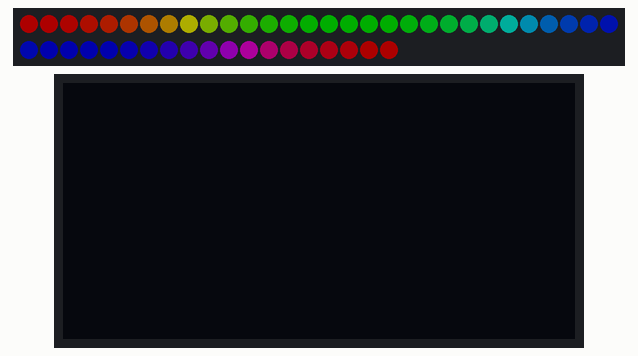
Recording of a sketch running on a simulated ATtiny85, built with avr-gcc and run on an emulated ATtiny85. Parts: 49 RGB LEDs in strip order, left to right, continuing on the next row, 128×64 one-colour display. Dim RGB values are drawn brighter than linear; random numbers use the default seed unless the sketch sets one.

Above: at 32.11 s.
At 33.87 s:
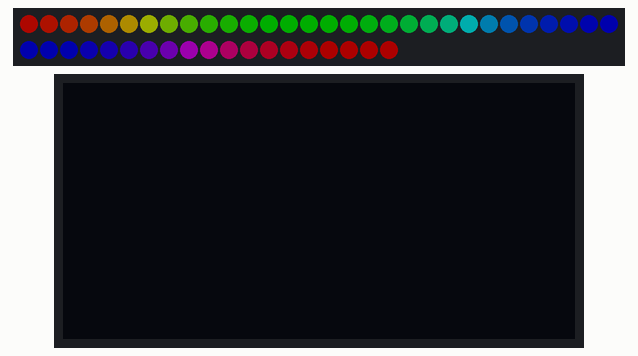
At 35.93 s:
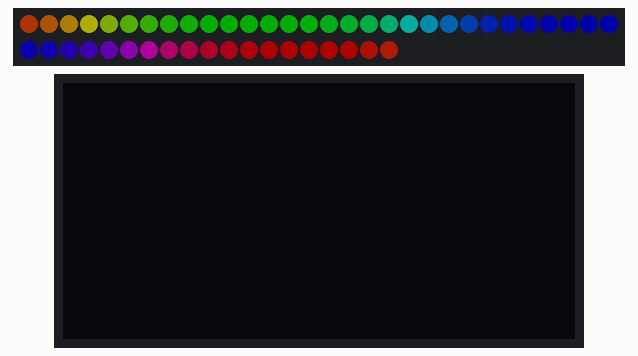
At 37.69 s:
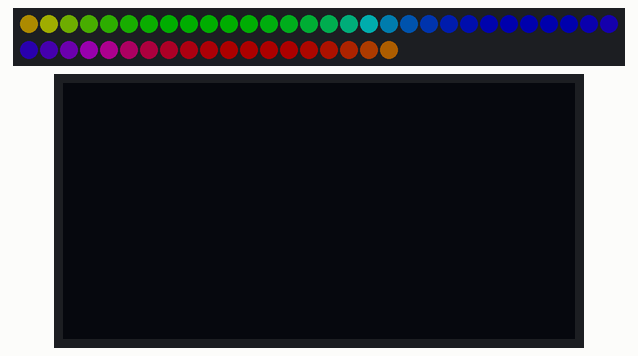
At 39.75 s:
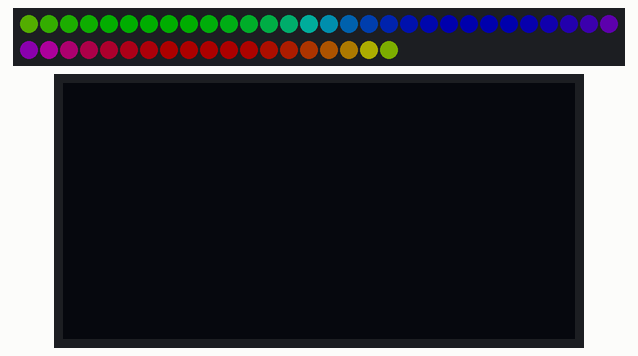

The sketch:

sketch_apr30a.ino
```cpp
#include <Adafruit_NeoPixel.h>
#ifdef __AVR__
#include <avr/power.h> // Required for 16 MHz Adafruit Trinket
#endif
#define LED_PIN    4
#define LED_COUNT 49
Adafruit_NeoPixel strip(LED_COUNT, LED_PIN, NEO_GRB + NEO_KHZ800);

//#include <splash.h>
#include <SPI.h>
#include <Wire.h>
#include <Adafruit_GFX.h>
#include <Adafruit_SSD1306.h>
Adafruit_SSD1306 display(-1);

void setup() {
#if defined(__AVR_ATtiny85__) && (F_CPU == 16000000)
  clock_prescale_set(clock_div_1);
#endif
  strip.begin();           // INITIALIZE NeoPixel strip object (REQUIRED)
  strip.show();            // Turn OFF all pixels ASAP
  strip.setBrightness(50); // Set BRIGHTNESS to about 1/5 (max = 255)

  // 設定 I2C addr 0x3C
  display.begin(SSD1306_SWITCHCAPVCC, 0x3C);
  // 清除顯示緩衝區
  display.clearDisplay();
}

void loop() {
  //  colorWipe(strip.Color(134,   11,   235), 50);
  //  colorWipe(strip.Color(  40, 151,   212), 50);
  //  colorWipe(strip.Color(  246,   175, 0), 50);
  for (int i = 0; i < 10; i++)
  {
    colorWipe(strip.Color(  random(0, 255),   random(0, 255), random(0, 255)), 50);
    display.clearDisplay();
  }
  colorWipe2(50);
  rainbow(20);             // Flowing rainbow cycle along the whole strip
}

void colorWipe2(int wait) {
  for (int j = 5; j < 255; j += 5)
  {
    for (int i = 0; i < strip.numPixels(); i++) {
      strip.setPixelColor(i, strip.Color(  0,   0, j));
    }
    strip.show();
    delay(wait);
  }
  for (int j = 5; j < 255; j += 5)
  {
    for (int i = 0; i < strip.numPixels(); i++) {
      strip.setPixelColor(i, strip.Color(  0,   0, 255 - j));
    }
    strip.show();
    delay(wait);
  }
}

void colorWipe(uint32_t color, int wait) {
  for (int i = 0; i < strip.numPixels(); i++) { // For each pixel in strip...
    strip.setPixelColor(i, color);         //  Set pixel's color (in RAM)
    strip.show();                          //  Update strip to match
    delay(wait);                           //  Pause for a moment
  }
}

void rainbow(int wait) {
  for (long firstPixelHue = 0; firstPixelHue < 5 * 65536; firstPixelHue += 256) {
    for (int i = 0; i < strip.numPixels(); i++) {
      int pixelHue = firstPixelHue + (i * 65536L / strip.numPixels());
      strip.setPixelColor(i, strip.gamma32(strip.ColorHSV(pixelHue)));
    }
    strip.show(); // Update strip with new contents
    delay(wait);  // Pause for a moment
  }
}
```
